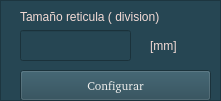
     <widget class="QFrame" name="frame_5">
      <property name="geometry">
       <rect>
        <x>20</x>
        <y>340</y>
        <width>221</width>
        <height>101</height>
       </rect>
      </property>
      <property name="palette">
       <palette>
        <active>
         <colorrole role="WindowText">
          <brush brushstyle="SolidPattern">
           <color alpha="255">
            <red>243</red>
            <green>219</green>
            <blue>214</blue>
           </color>
          </brush>
         </colorrole>
         <colorrole role="Button">
          <brush brushstyle="SolidPattern">
           <color alpha="255">
            <red>38</red>
            <green>70</green>
            <blue>83</blue>
           </color>
          </brush>
         </colorrole>
         <colorrole role="Base">
          <brush brushstyle="SolidPattern">
           <color alpha="255">
            <red>38</red>
            <green>70</green>
            <blue>83</blue>
           </color>
          </brush>
         </colorrole>
         <colorrole role="Window">
          <brush brushstyle="SolidPattern">
           <color alpha="255">
            <red>38</red>
            <green>70</green>
            <blue>83</blue>
           </color>
          </brush>
         </colorrole>
        </active>
        <inactive>
         <colorrole role="WindowText">
          <brush brushstyle="SolidPattern">
           <color alpha="255">
            <red>243</red>
            <green>219</green>
            <blue>214</blue>
           </color>
          </brush>
         </colorrole>
         <colorrole role="Button">
          <brush brushstyle="SolidPattern">
           <color alpha="255">
            <red>38</red>
            <green>70</green>
            <blue>83</blue>
           </color>
          </brush>
         </colorrole>
         <colorrole role="Base">
          <brush brushstyle="SolidPattern">
           <color alpha="255">
            <red>38</red>
            <green>70</green>
            <blue>83</blue>
           </color>
          </brush>
         </colorrole>
         <colorrole role="Window">
          <brush brushstyle="SolidPattern">
           <color alpha="255">
            <red>38</red>
            <green>70</green>
            <blue>83</blue>
           </color>
          </brush>
         </colorrole>
        </inactive>
        <disabled>
         <colorrole role="WindowText">
          <brush brushstyle="SolidPattern">
           <color alpha="255">
            <red>190</red>
            <green>190</green>
            <blue>190</blue>
           </color>
          </brush>
         </colorrole>
         <colorrole role="Button">
          <brush brushstyle="SolidPattern">
           <color alpha="255">
            <red>38</red>
            <green>70</green>
            <blue>83</blue>
           </color>
          </brush>
         </colorrole>
         <colorrole role="Base">
          <brush brushstyle="SolidPattern">
           <color alpha="255">
            <red>38</red>
            <green>70</green>
            <blue>83</blue>
           </color>
          </brush>
         </colorrole>
         <colorrole role="Window">
          <brush brushstyle="SolidPattern">
           <color alpha="255">
            <red>38</red>
            <green>70</green>
            <blue>83</blue>
           </color>
          </brush>
         </colorrole>
        </disabled>
       </palette>
      </property>
      <property name="frameShape">
       <enum>QFrame::StyledPanel</enum>
      </property>
      <property name="frameShadow">
       <enum>QFrame::Raised</enum>
      </property>
      <widget class="QLabel" name="Speed_label_3">
       <property name="geometry">
        <rect>
         <x>20</x>
         <y>7</y>
         <width>181</width>
         <height>20</height>
        </rect>
       </property>
       <property name="palette">
        <palette>
         <active>
          <colorrole role="WindowText">
           <brush brushstyle="SolidPattern">
            <color alpha="255">
             <red>243</red>
             <green>219</green>
             <blue>214</blue>
            </color>
           </brush>
          </colorrole>
          <colorrole role="Button">
           <brush brushstyle="SolidPattern">
            <color alpha="255">
             <red>38</red>
             <green>70</green>
             <blue>83</blue>
            </color>
           </brush>
          </colorrole>
          <colorrole role="Base">
           <brush brushstyle="SolidPattern">
            <color alpha="255">
             <red>38</red>
             <green>70</green>
             <blue>83</blue>
            </color>
           </brush>
          </colorrole>
          <colorrole role="Window">
           <brush brushstyle="SolidPattern">
            <color alpha="255">
             <red>38</red>
             <green>70</green>
             <blue>83</blue>
            </color>
           </brush>
          </colorrole>
         </active>
         <inactive>
          <colorrole role="WindowText">
           <brush brushstyle="SolidPattern">
            <color alpha="255">
             <red>243</red>
             <green>219</green>
             <blue>214</blue>
            </color>
           </brush>
          </colorrole>
          <colorrole role="Button">
           <brush brushstyle="SolidPattern">
            <color alpha="255">
             <red>38</red>
             <green>70</green>
             <blue>83</blue>
            </color>
           </brush>
          </colorrole>
          <colorrole role="Base">
           <brush brushstyle="SolidPattern">
            <color alpha="255">
             <red>38</red>
             <green>70</green>
             <blue>83</blue>
            </color>
           </brush>
          </colorrole>
          <colorrole role="Window">
           <brush brushstyle="SolidPattern">
            <color alpha="255">
             <red>38</red>
             <green>70</green>
             <blue>83</blue>
            </color>
           </brush>
          </colorrole>
         </inactive>
         <disabled>
          <colorrole role="WindowText">
           <brush brushstyle="SolidPattern">
            <color alpha="255">
             <red>190</red>
             <green>190</green>
             <blue>190</blue>
            </color>
           </brush>
          </colorrole>
          <colorrole role="Button">
           <brush brushstyle="SolidPattern">
            <color alpha="255">
             <red>38</red>
             <green>70</green>
             <blue>83</blue>
            </color>
           </brush>
          </colorrole>
          <colorrole role="Base">
           <brush brushstyle="SolidPattern">
            <color alpha="255">
             <red>38</red>
             <green>70</green>
             <blue>83</blue>
            </color>
           </brush>
          </colorrole>
          <colorrole role="Window">
           <brush brushstyle="SolidPattern">
            <color alpha="255">
             <red>38</red>
             <green>70</green>
             <blue>83</blue>
            </color>
           </brush>
          </colorrole>
         </disabled>
        </palette>
       </property>
       <property name="text">
        <string>Tamaño reticula ( division)</string>
       </property>
      </widget>
      <widget class="QPushButton" name="begin_button_3">
       <property name="geometry">
        <rect>
         <x>20</x>
         <y>70</y>
         <width>191</width>
         <height>31</height>
        </rect>
       </property>
       <property name="palette">
        <palette>
         <active>
          <colorrole role="Button">
           <brush brushstyle="SolidPattern">
            <color alpha="255">
             <red>38</red>
             <green>70</green>
             <blue>83</blue>
            </color>
           </brush>
          </colorrole>
          <colorrole role="Text">
           <brush brushstyle="SolidPattern">
            <color alpha="255">
             <red>238</red>
             <green>238</green>
             <blue>236</blue>
            </color>
           </brush>
          </colorrole>
          <colorrole role="ButtonText">
           <brush brushstyle="SolidPattern">
            <color alpha="255">
             <red>238</red>
             <green>238</green>
             <blue>236</blue>
            </color>
           </brush>
          </colorrole>
          <colorrole role="Base">
           <brush brushstyle="SolidPattern">
            <color alpha="255">
             <red>38</red>
             <green>70</green>
             <blue>83</blue>
            </color>
           </brush>
          </colorrole>
          <colorrole role="Window">
           <brush brushstyle="SolidPattern">
            <color alpha="255">
             <red>38</red>
             <green>70</green>
             <blue>83</blue>
            </color>
           </brush>
          </colorrole>
         </active>
         <inactive>
          <colorrole role="Button">
           <brush brushstyle="SolidPattern">
            <color alpha="255">
             <red>38</red>
             <green>70</green>
             <blue>83</blue>
            </color>
           </brush>
          </colorrole>
          <colorrole role="Text">
           <brush brushstyle="SolidPattern">
            <color alpha="255">
             <red>238</red>
             <green>238</green>
             <blue>236</blue>
            </color>
           </brush>
          </colorrole>
          <colorrole role="ButtonText">
           <brush brushstyle="SolidPattern">
            <color alpha="255">
             <red>238</red>
             <green>238</green>
             <blue>236</blue>
            </color>
           </brush>
          </colorrole>
          <colorrole role="Base">
           <brush brushstyle="SolidPattern">
            <color alpha="255">
             <red>38</red>
             <green>70</green>
             <blue>83</blue>
            </color>
           </brush>
          </colorrole>
          <colorrole role="Window">
           <brush brushstyle="SolidPattern">
            <color alpha="255">
             <red>38</red>
             <green>70</green>
             <blue>83</blue>
            </color>
           </brush>
          </colorrole>
         </inactive>
         <disabled>
          <colorrole role="Button">
           <brush brushstyle="SolidPattern">
            <color alpha="255">
             <red>38</red>
             <green>70</green>
             <blue>83</blue>
            </color>
           </brush>
          </colorrole>
          <colorrole role="Text">
           <brush brushstyle="SolidPattern">
            <color alpha="255">
             <red>190</red>
             <green>190</green>
             <blue>190</blue>
            </color>
           </brush>
          </colorrole>
          <colorrole role="ButtonText">
           <brush brushstyle="SolidPattern">
            <color alpha="255">
             <red>190</red>
             <green>190</green>
             <blue>190</blue>
            </color>
           </brush>
          </colorrole>
          <colorrole role="Base">
           <brush brushstyle="SolidPattern">
            <color alpha="255">
             <red>38</red>
             <green>70</green>
             <blue>83</blue>
            </color>
           </brush>
          </colorrole>
          <colorrole role="Window">
           <brush brushstyle="SolidPattern">
            <color alpha="255">
             <red>38</red>
             <green>70</green>
             <blue>83</blue>
            </color>
           </brush>
          </colorrole>
         </disabled>
        </palette>
       </property>
       <property name="font">
        <font>
         <family>Bitstream Charter</family>
         <weight>50</weight>
         <italic>false</italic>
         <bold>false</bold>
         <strikeout>false</strikeout>
        </font>
       </property>
       <property name="text">
        <string>Configurar</string>
       </property>
      </widget>
      <widget class="QLabel" name="Speed_label_4">
       <property name="geometry">
        <rect>
         <x>150</x>
         <y>30</y>
         <width>51</width>
         <height>31</height>
        </rect>
       </property>
       <property name="palette">
        <palette>
         <active>
          <colorrole role="WindowText">
           <brush brushstyle="SolidPattern">
            <color alpha="255">
             <red>243</red>
             <green>219</green>
             <blue>214</blue>
            </color>
           </brush>
          </colorrole>
          <colorrole role="Button">
           <brush brushstyle="SolidPattern">
            <color alpha="255">
             <red>38</red>
             <green>70</green>
             <blue>83</blue>
            </color>
           </brush>
          </colorrole>
          <colorrole role="Base">
           <brush brushstyle="SolidPattern">
            <color alpha="255">
             <red>38</red>
             <green>70</green>
             <blue>83</blue>
            </color>
           </brush>
          </colorrole>
          <colorrole role="Window">
           <brush brushstyle="SolidPattern">
            <color alpha="255">
             <red>38</red>
             <green>70</green>
             <blue>83</blue>
            </color>
           </brush>
          </colorrole>
         </active>
         <inactive>
          <colorrole role="WindowText">
           <brush brushstyle="SolidPattern">
            <color alpha="255">
             <red>243</red>
             <green>219</green>
             <blue>214</blue>
            </color>
           </brush>
          </colorrole>
          <colorrole role="Button">
           <brush brushstyle="SolidPattern">
            <color alpha="255">
             <red>38</red>
             <green>70</green>
             <blue>83</blue>
            </color>
           </brush>
          </colorrole>
          <colorrole role="Base">
           <brush brushstyle="SolidPattern">
            <color alpha="255">
             <red>38</red>
             <green>70</green>
             <blue>83</blue>
            </color>
           </brush>
          </colorrole>
          <colorrole role="Window">
           <brush brushstyle="SolidPattern">
            <color alpha="255">
             <red>38</red>
             <green>70</green>
             <blue>83</blue>
            </color>
           </brush>
          </colorrole>
         </inactive>
         <disabled>
          <colorrole role="WindowText">
           <brush brushstyle="SolidPattern">
            <color alpha="255">
             <red>190</red>
             <green>190</green>
             <blue>190</blue>
            </color>
           </brush>
          </colorrole>
          <colorrole role="Button">
           <brush brushstyle="SolidPattern">
            <color alpha="255">
             <red>38</red>
             <green>70</green>
             <blue>83</blue>
            </color>
           </brush>
          </colorrole>
          <colorrole role="Base">
           <brush brushstyle="SolidPattern">
            <color alpha="255">
             <red>38</red>
             <green>70</green>
             <blue>83</blue>
            </color>
           </brush>
          </colorrole>
          <colorrole role="Window">
           <brush brushstyle="SolidPattern">
            <color alpha="255">
             <red>38</red>
             <green>70</green>
             <blue>83</blue>
            </color>
           </brush>
          </colorrole>
         </disabled>
        </palette>
       </property>
       <property name="text">
        <string>[mm]</string>
       </property>
      </widget>
      <widget class="QLineEdit" name="elemnt_input_3">
       <property name="geometry">
        <rect>
         <x>20</x>
         <y>30</y>
         <width>111</width>
         <height>31</height>
        </rect>
       </property>
       <property name="palette">
        <palette>
         <active>
          <colorrole role="Button">
           <brush brushstyle="SolidPattern">
            <color alpha="255">
             <red>38</red>
             <green>70</green>
             <blue>83</blue>
            </color>
           </brush>
          </colorrole>
          <colorrole role="Text">
           <brush brushstyle="SolidPattern">
            <color alpha="255">
             <red>238</red>
             <green>238</green>
             <blue>236</blue>
            </color>
           </brush>
          </colorrole>
          <colorrole role="Base">
           <brush brushstyle="SolidPattern">
            <color alpha="255">
             <red>38</red>
             <green>70</green>
             <blue>83</blue>
            </color>
           </brush>
          </colorrole>
          <colorrole role="Window">
           <brush brushstyle="SolidPattern">
            <color alpha="255">
             <red>38</red>
             <green>70</green>
             <blue>83</blue>
            </color>
           </brush>
          </colorrole>
         </active>
         <inactive>
          <colorrole role="Button">
           <brush brushstyle="SolidPattern">
            <color alpha="255">
             <red>38</red>
             <green>70</green>
             <blue>83</blue>
            </color>
           </brush>
          </colorrole>
          <colorrole role="Text">
           <brush brushstyle="SolidPattern">
            <color alpha="255">
             <red>238</red>
             <green>238</green>
             <blue>236</blue>
            </color>
           </brush>
          </colorrole>
          <colorrole role="Base">
           <brush brushstyle="SolidPattern">
            <color alpha="255">
             <red>38</red>
             <green>70</green>
             <blue>83</blue>
            </color>
           </brush>
          </colorrole>
          <colorrole role="Window">
           <brush brushstyle="SolidPattern">
            <color alpha="255">
             <red>38</red>
             <green>70</green>
             <blue>83</blue>
            </color>
           </brush>
          </colorrole>
         </inactive>
         <disabled>
          <colorrole role="Button">
           <brush brushstyle="SolidPattern">
            <color alpha="255">
             <red>38</red>
             <green>70</green>
             <blue>83</blue>
            </color>
           </brush>
          </colorrole>
          <colorrole role="Text">
           <brush brushstyle="SolidPattern">
            <color alpha="255">
             <red>190</red>
             <green>190</green>
             <blue>190</blue>
            </color>
           </brush>
          </colorrole>
          <colorrole role="Base">
           <brush brushstyle="SolidPattern">
            <color alpha="255">
             <red>38</red>
             <green>70</green>
             <blue>83</blue>
            </color>
           </brush>
          </colorrole>
          <colorrole role="Window">
           <brush brushstyle="SolidPattern">
            <color alpha="255">
             <red>38</red>
             <green>70</green>
             <blue>83</blue>
            </color>
           </brush>
          </colorrole>
         </disabled>
        </palette>
       </property>
       <property name="font">
        <font>
         <family>Bitstream Charter</family>
        </font>
       </property>
      </widget>
     </widget>
